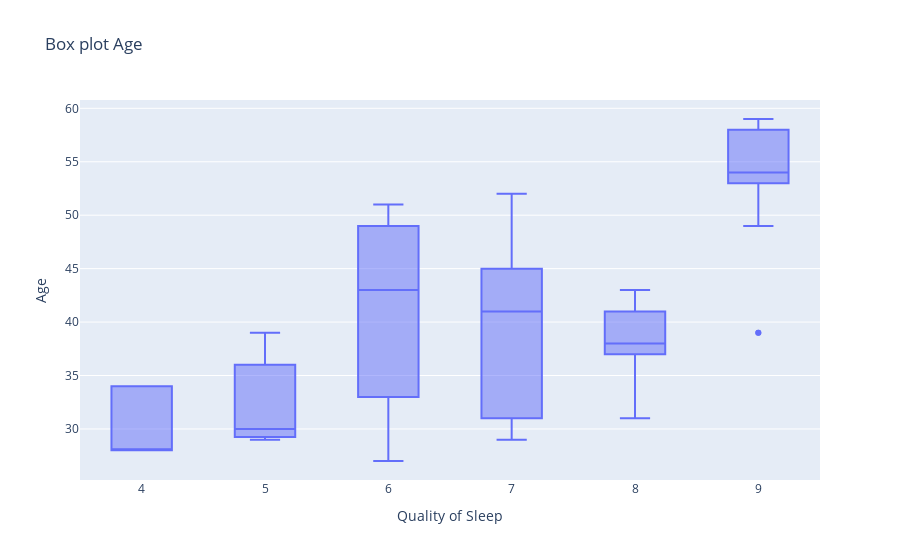

Notebook code cell kept with this figure:
### Code cell
# Plotting a box plot for the relationship between the Quality of SLeep and Age
fig = px.box(sleep_data, x="quality_of_sleep", y="age",
             title="Box plot Age")

fig.update_layout(
    xaxis_title="Quality of Sleep",
    yaxis_title="Age",
)

fig.show()

### Figure 1 — Plotly figure (JSON) as saved in the notebook; plotly's stock layout.template omitted (floating-point values rounded to 4 significant figures; data arrays with more than 128 entries replaced by an {"elided": "..."} marker saying what was removed)
{"data": [{"alignmentgroup": "True", "hovertemplate": "quality_of_sleep=%{x}<br>age=%{y}<extra></extra>", "legendgroup": "", "marker": {"color": "#636efa"}, "name": "", "notched": false, "offsetgroup": "", "orientation": "v", "showlegend": false, "type": "box", "x": {"elided": "374 int values"}, "x0": " ", "xaxis": "x", "y": {"elided": "374 int values"}, "y0": " ", "yaxis": "y"}], "layout": {"boxmode": "group", "legend": {"tracegroupgap": 0}, "title": {"text": "Box plot Age"}, "xaxis": {"anchor": "y", "domain": [0, 1], "title": {"text": "Quality of Sleep"}}, "yaxis": {"anchor": "x", "domain": [0, 1], "title": {"text": "Age"}}}}
